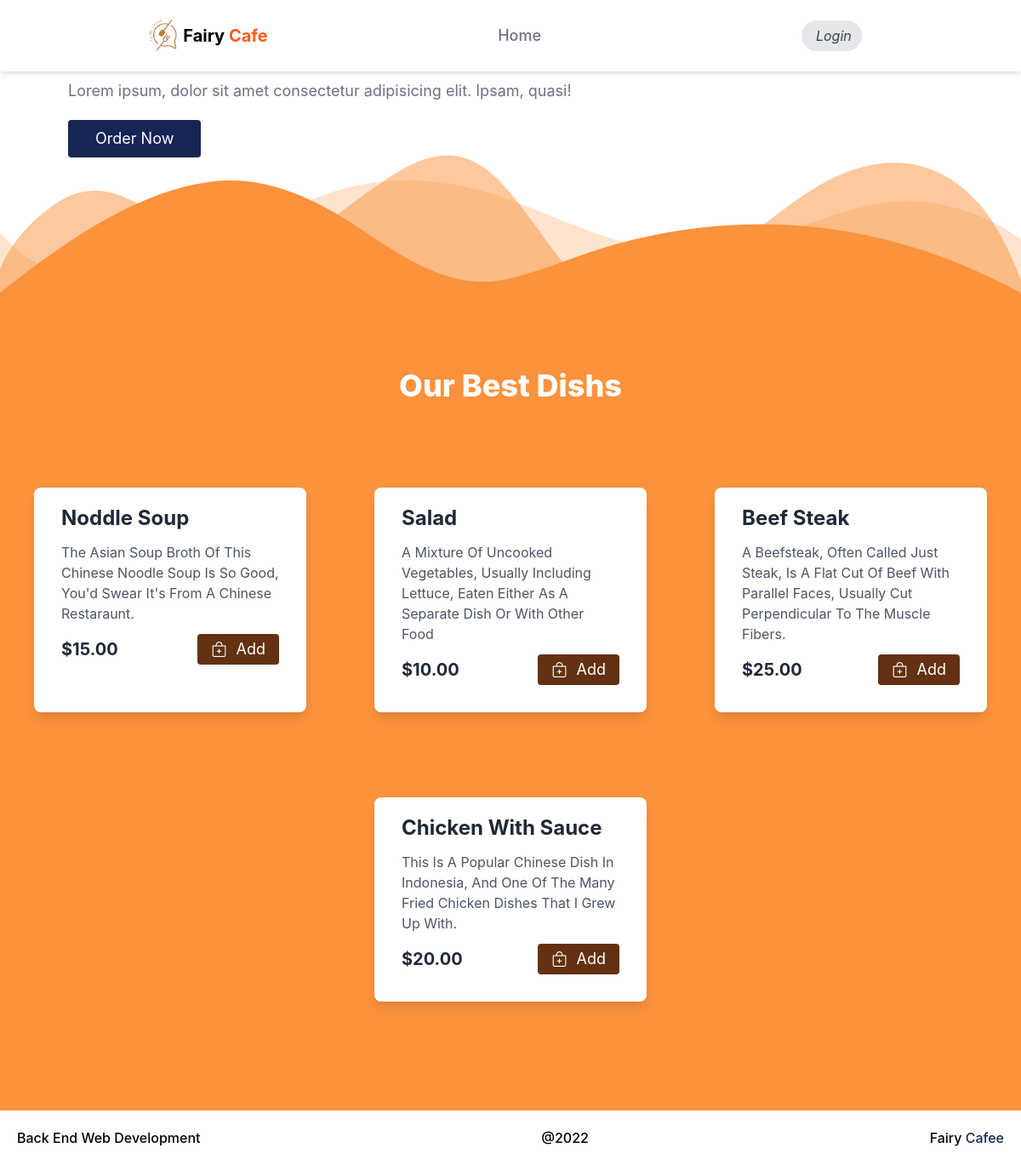
The page / on the database its author committed.
### tables this page shows
CREATE TABLE `menus` (
  `id` int NOT NULL,
  `name` varchar(255) NOT NULL,
  `price` decimal(10,2) NOT NULL,
  `category` enum('food','drink') NOT NULL,
  `description` text,
  `image` varchar(255) DEFAULT NULL,
  `created_at` timestamp NULL DEFAULT CURRENT_TIMESTAMP,
  `updated_at` timestamp NULL DEFAULT CURRENT_TIMESTAMP ON UPDATE CURRENT_TIMESTAMP
);

### app/Controllers/Controller.php (called while the page is built, shortened)
<?php
class Controller
{
    public function view($view, $data = [])
    {
        extract($data);
        require_once __DIR__ . "/../../resources/views/$view.php";
    }
}

### app/Controllers/HomeController.php (called while the page is built, shortened)
<?php
class HomeController extends Controller
{
    public function index()
    {
        $menu = (new Menu())->getMenus();
        $this->view('index', ['menu' => $menu]);
    }
}

### routes/index.php (called while the page is built, shortened)
<?php
$router = new Router();
$router->get('/', HomeController::class, 'index');
$router->get('/kitchen', HomeController::class, 'kitchen');
$router->post('/auth/signin', AuthController::class, 'auth');
$router->get('/auth/signout', AuthController::class, 'logout');
$router->post('/menu', MenuController::class, 'store');
$router->post('/order', MenuController::class, 'addOrder');
$router->put('/order', MenuController::class, 'isReady');
$router->dispatch();

### databases/Database.php (called while the page is built, shortened)
<?php
class Database
{
    private $host = 'localhost';
    private $user = 'root';
    private $pass = '';
    private $name = 'backend_web';
    public function __construct()
    {
        $this->db = mysqli_connect($this->host, $this->user, $this->pass, $this->name);
    }
}

### app/Models/Model.php (called while the page is built, shortened)
<?php
class Model extends Database
{
    public function get($customQuery = null)
    {
        $query = mysqli_query($this->db, $customQuery ?? "SELECT * FROM $this->table");
        $data = array();
        while ($temp = mysqli_fetch_object($query)) {
            $data[] = $temp;
        }
        return $data;
    }
}

### app/Models/Menu.php (called while the page is built, shortened)
<?php
class Menu extends Model
{
    public function getMenus()
    {
        return $this->get();
    }
}

### resources/views/index.php (the view, shortened to what this page needs)
<section class="home" id="home">
    <div class="home-slider" style="position: relative">
    <div class="wrapper">
        <div class="slide flex items-center flex-wrap gap-2">
        <div class="content flex-auto pl-20">
            <span class="font-medium text-xl text-orange-400">Beautiful view with special dish</span>
            <h3 class="font-bold text-5xl text-blue-950">Fairy Cafe</h3>
            <p class="text-gray-500 text-lg font-normal py-4 leading-relaxed">Lorem ipsum, dolor sit amet consectetur adipisicing elit. Ipsam, quasi!</p>
            <a href="#menu" class="btn mt-1 inline-block text-lg text-white bg-blue-950 rounded cursor-pointer px-8 py-2 hover:bg-orange-400 hover:tracking-widest">Order Now</a>
        </div>
        <div class="image w-1/2 flex-auto p-20">
        </div>
        </div>
    </div>
    <div class="custom-shape-divider-bottom-1718376782">
    </div>
    </div>
</section>
<section class="w-full bg-orange-400 grid justify-items-center" id="menu ">
    <h1 class="text-4xl font-extrabold text-white py-20">Our Best Dishs</h1>
    <div class="flex justify-center gap-20 flex-wrap mb-32">
    <?php foreach ($menu as $menus) {
            ?>
            <div id="menu" class="bg-white px-8 py-5 rounded-lg shadow-lg mt-5 w-80 hover:shadow-2xl">
                <h1 class="font-bold text-2xl mb-3 text-gray-800 capitalize"><?= $menus->name ?></h1>
                <p class="text-gray-600 capitalize"><?= $menus->description ?></p>
                <div class="flex items-center justify-between">
                    <p class="text-xl font-bold text-gray-800">$<?= $menus->price ?></p>
                    <?php
                        $isAuthenticated = isset($_SESSION['username']);
                    ?>
                    <button type="submit"
                            class="btn mb-3 inline-block text-lg mt-3 text-white bg-yellow-900 rounded cursor-pointer px-4 py-1 hover:bg-yellow-600 hover:tracking-widest add-to-cart"
                            <?= $isAuthenticated ? '' : 'disabled' ?>
                            data-product-id="<?= $menus->id ?>"
                            data-product-name="<?= $menus->name ?>"
                            data-product-image="assets/menu/<?= $menus->image ?>"
                            data-product-price="<?= $menus->price ?>">
                        <i class="bi bi-bag-plus mr-1.5"></i>
                        Add
                    </button>
                </div>
            </div>
        <?php }
    ?>
    </div>
</section>

### public/index.php (shortened to what this page needs)
<!DOCTYPE html>
<html lang="en">
<head>
    <link rel="stylesheet" href="app.css">
    <link rel="stylesheet" href="../output.css">
    <link rel="stylesheet" href="https://cdn.jsdelivr.net/npm/bootstrap-icons@1.11.3/font/bootstrap-icons.min.css" />
    <link href="https://cdnjs.cloudflare.com/ajax/libs/flowbite/2.3.0/flowbite.min.css"  rel="stylesheet" />
</head>
<body>
    <?php require_once 'partials/header.php'; ?>
    <main>
        <?php
        $router = require_once '../routes/index.php';
        ?>
    </main>
    <?php require_once 'partials/footer.php'; ?>
</body>
</html>

### public/partials/header.php (shortened to what this page needs)
<div class="bg-white flex justify-around px-10 py-5 shadow-md fixed w-full z-10">
    <div class="logo flex justify-center items-center">
    <a href="/" class="flex items-center">
        <img src="assets/img/logo.png" alt="logo" class="w-11 rounded-full" />
        <h1 class="text-xl font-bold">Fairy <span class="text-orange-500">Cafe</span></h1>
    </a>
    </div>
    <div class="text-lg font-medium flex justify-center text-gray-500 items-center">
    <div class="mr-5 px-2 py-1 hover:bg-orange-500 rounded-lg hover:text-white"><a href="/">Home</a></div>
    </div>
    <div class="flex justify-center items-center">
        <?php if (isset($_SESSION['username'])) : ?>
            <div class="flex gap-x-4 items-center">
                <button id="cartButton" data-modal-target="default-modal-cart" data-modal-toggle="default-modal-cart" class="ml-4">
                    <i class="bi bi-cart bg-gray-200 px-3 py-2 text-gray-700 rounded-full cursor-pointer hover:bg-orange-500 hover:text-white text-base">&nbsp;Cart</i>
                </button>
            </div>
            <div class="flex gap-x-4 items-center">
                <button data-modal-target="default-modal-menu" data-modal-toggle="default-modal-menu" class="ml-4">
                    <i class="bi bi-file-plus bg-gray-200 px-3 py-2 text-gray-700 rounded-full cursor-pointer hover:bg-orange-500 hover:text-white text-base">&nbsp;Menu</i>
                </button>
            </div>
            <div class="flex gap-x-4 items-center">
                <a href="/auth/signout" class="ml-4">
                    <i class="bi bi-box-arrow-left bg-gray-200 px-3 py-2 text-gray-700 rounded-full cursor-pointer hover:bg-orange-500 hover:text-white text-base">&nbsp;Log out</i>
                </a>
            </div>
        <?php else : ?>
            <div class="flex gap-x-4 items-center">
                <button data-modal-target="default-modal-login" data-modal-toggle="default-modal-login" class="ml-4">
                    <i class="bi bi-box-arrow-in-righ bg-gray-200 px-3 py-2 text-gray-700 rounded-full cursor-pointer hover:bg-orange-500 hover:text-white text-base">&nbsp;Login</i>
            </div>
        <?php endif ?>
        </div>
    </div>

### routes/Router.php (shortened to what this page needs)
<?php
class Router
{
    protected $routes = array();
    private function addRoute($method, $controller, $action, $route)
    {
        $this->routes[$method][$route] = ['controller' => $controller, 'action' => $action];
    }
    public function dispatch()
    {
        $uri = strtok($_SERVER['REQUEST_URI'], '?');
        $method = $_SERVER['REQUEST_METHOD'];
        $data = [];
        if ($method == 'PUT') {
            parse_str(file_get_contents("php://input"), $data);
        } else {
            $data = $method == "GET" ? $_GET : $_POST;
        }
        if (isset($this->routes[$method][$uri])) {
            $action = $this->routes[$method][$uri]['action'];
            $controller = new $controller();
            if ($data) {
                $controller->$action($data);
            } else {
                $controller->$action();
            }
        } else {
            require_once __DIR__ . "/../resources/views/404.php";
        }
    }
}

### public/partials/footer.php
<div class="relative">
    <div class="flex justify-between font-medium p-5">
    <a class="cursor-pointer">Back End Web Development</a>
    <a class="cursor-pointer">@2022</a>
    <a class="cursor-pointer">Fairy <span class="text-blue-950">Cafee</span></a>
    </div>
</div>

### public/app.css (style rules this page uses)
.custom-shape-divider-bottom-1718376782 { position: absolute; bottom: 0; left: 0; width: 100%; overflow: hidden; line-height: 0; transform: rotate(180deg); }
.custom-shape-divider-bottom-1718376782 svg { position: relative; display: block; width: calc(100% + 1.3px); height: 186px; }

### rows shown on the page
menus: name "Noddle Soup", description "The Asian Soup Broth Of This Chinese Noodle Soup Is So Good, You'd Swear It's From A Chinese Restaraunt.", price "15.00"
menus: name "Salad", description "A Mixture Of Uncooked Vegetables, Usually Including Lettuce, Eaten Either As A Separate Dish Or With Other Food", price "10.00"
menus: name "Beef Steak", description "A Beefsteak, Often Called Just Steak, Is A Flat Cut Of Beef With Parallel Faces, Usually Cut Perpendicular To The Muscle Fibers.", price "25.00"
menus: name "Chicken With Sauce", description "This Is A Popular Chinese Dish In Indonesia, And One Of The Many Fried Chicken Dishes That I Grew Up With.", price "20.00"
